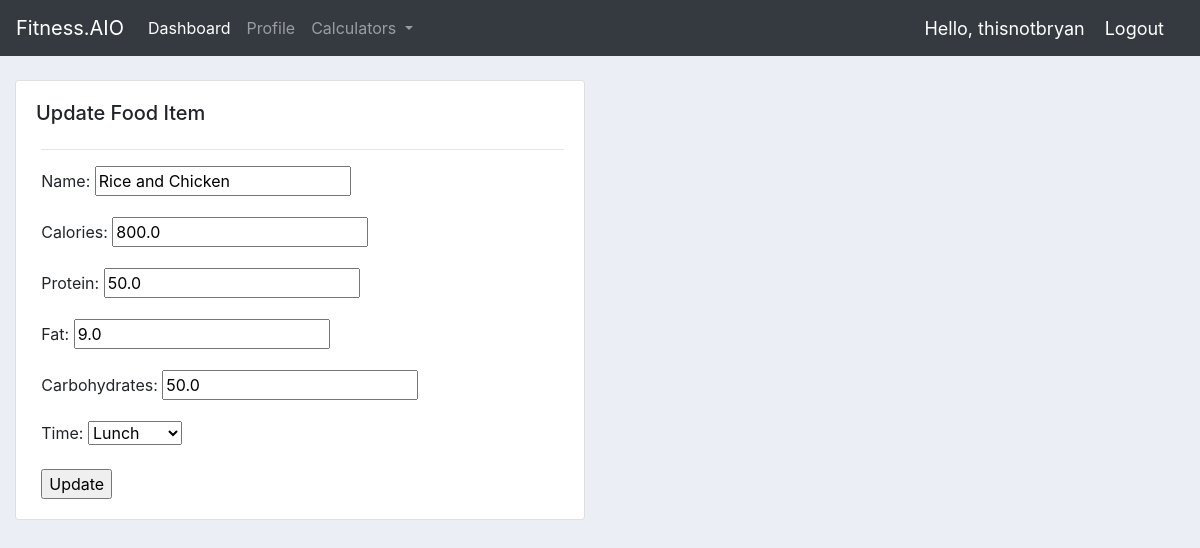
Page /foodEntry/update/10/ (signed in) on the earlier database version.
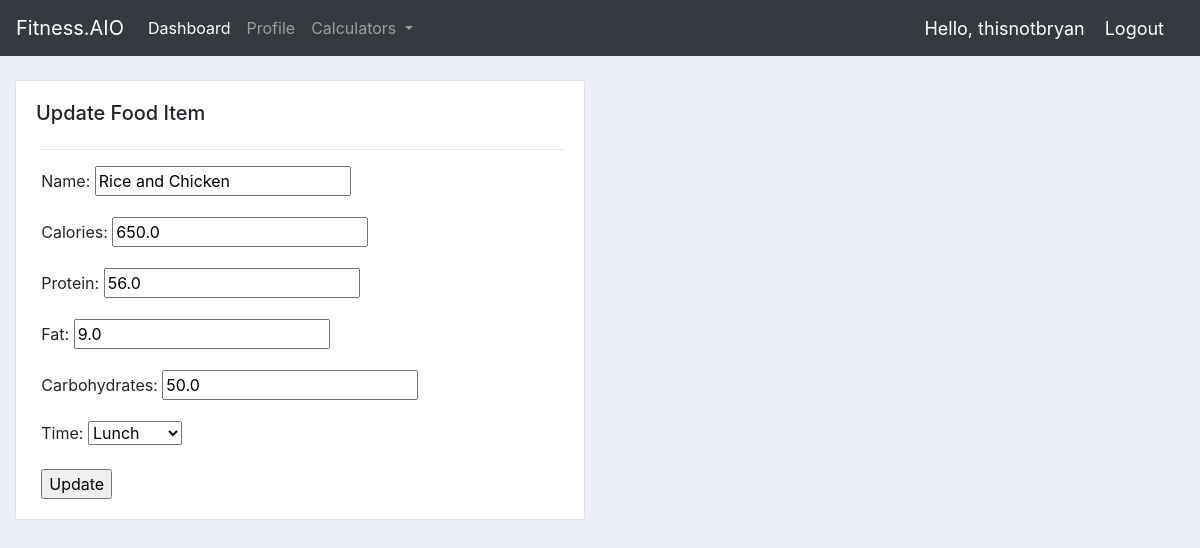
Same page on the later database version.
### foodEntry/models.py (models this page shows, shortened)
class FoodItem(models.Model):
    TIME_EATEN = [
        ('Breakfast','Breakfast'),
        ('Lunch', 'Lunch'),
        ('Dinner', 'Dinner'),
        ('Snack','Snack')
    ]
    user = models.ForeignKey(User, null=True, on_delete=models.CASCADE)
    name = models.CharField(max_length = 200)
    date_added = models.DateTimeField(auto_now_add=True)
    calories = models.DecimalField(max_digits=10000, decimal_places=1)
    protein = models.DecimalField(max_digits=10000, decimal_places=1)
    fat = models.DecimalField(max_digits=10000, decimal_places=1)
    carbohydrates = models.DecimalField(max_digits=10000, decimal_places=1)
    time = models.CharField(max_length = 200, choices = TIME_EATEN, null = True)

### foodEntry/views.py (the view)
# urls.py: path('update/<int:id>/', updatefooditem_View, name="update-food" ),
@login_required
@transaction.atomic
def updatefooditem_View(request,id):
    instance = get_object_or_404(FoodItem, id=id)
    if request.method == 'POST':
        food_form = FoodEntryForm(request.POST, instance=instance)
        if food_form.is_valid():
            food_form.save()
            return redirect('homeView')
    else:
        food_form = FoodEntryForm(instance=instance )
    return render(request,'foodEntry/updateFood.html', {'form' : food_form,
    'foodItem': instance})

### foodEntry/forms.py
class FoodEntryForm(forms.ModelForm):
    class Meta:
        model = FoodItem
        fields = [
            "name",
            "calories",
            "protein",
            "fat",
            "carbohydrates",
            "time"
        ]

### foodEntry/templates/foodEntry/updateFood.html
{% extends 'base.html' %}
{% block content %}
<br>
<div class="row">
    <div class="col-md-6">
        <div class="card card-body">
            <h5>Update Food Item</h5>
            <form action="." method="POST" style="padding-left: 1%;"> {% csrf_token %}
                <hr>
                {{form.as_p}}
                <input type="submit" value="Update">
            </form>
        </div>
    </div>
</div>
{% endblock content %}

Differences in the rows shown:
changed FoodItem "Rice and Chicken": calories "800.0" → "650.0"; protein "50.0" → "56.0"
